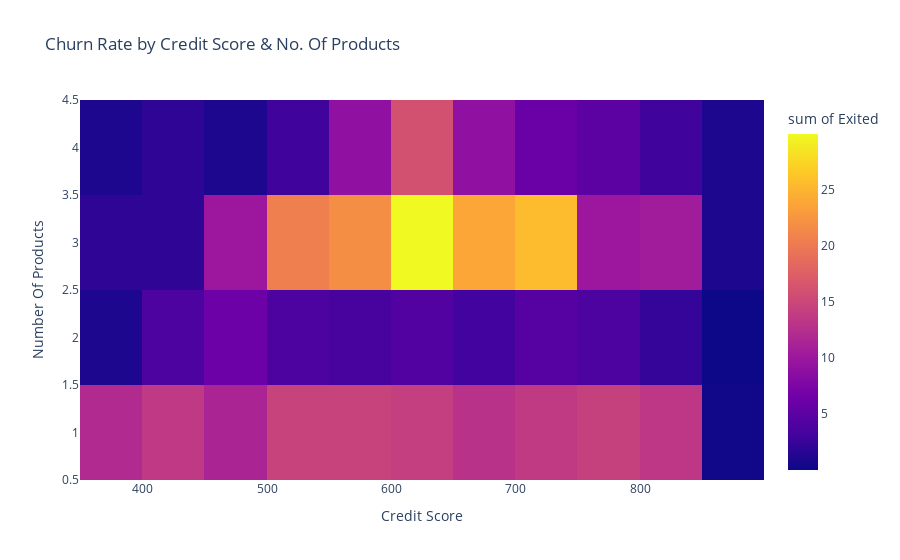

Notebook source saved alongside this figure:
### Markdown cell above
# Churn Rate by Credit Score and NumOfProducts:

### Code cell
# Calculate churn rate by credit score and number of products
churn_rate_credit_products = df.groupby(['CreditScore', 'NumOfProducts'])['Exited'].mean().reset_index()

# Create an interactive heatmap
fig = px.density_heatmap(churn_rate_credit_products, x='CreditScore', y='NumOfProducts',
                         z='Exited', title='Churn Rate by Credit Score & No. Of Products')
fig.update_layout(xaxis_title='Credit Score', yaxis_title='Number Of Products')
fig.show()

### Figure 1 — Plotly figure (JSON) as saved in the notebook; plotly's stock layout.template omitted (floating-point values rounded to 4 significant figures; data arrays with more than 128 entries replaced by an {"elided": "..."} marker saying what was removed)
{"data": [{"coloraxis": "coloraxis", "histfunc": "sum", "hovertemplate": "CreditScore=%{x}<br>NumOfProducts=%{y}<br>sum of Exited=%{z}<extra></extra>", "name": "", "type": "histogram2d", "x": {"elided": "1130 int values"}, "xaxis": "x", "xbingroup": "x", "y": {"elided": "1130 int values"}, "yaxis": "y", "ybingroup": "y", "z": {"elided": "1130 float values"}}], "layout": {"coloraxis": {"colorbar": {"title": {"text": "sum of Exited"}}, "colorscale": [[0, "#0d0887"], [0.1111, "#46039f"], [0.2222, "#7201a8"], [0.3333, "#9c179e"], [0.4444, "#bd3786"], [0.5556, "#d8576b"], [0.6667, "#ed7953"], [0.7778, "#fb9f3a"], [0.8889, "#fdca26"], [1, "#f0f921"]]}, "legend": {"tracegroupgap": 0}, "title": {"text": "Churn Rate by Credit Score & No. Of Products"}, "xaxis": {"anchor": "y", "domain": [0, 1], "title": {"text": "Credit Score"}}, "yaxis": {"anchor": "x", "domain": [0, 1], "title": {"text": "Number Of Products"}}}}
